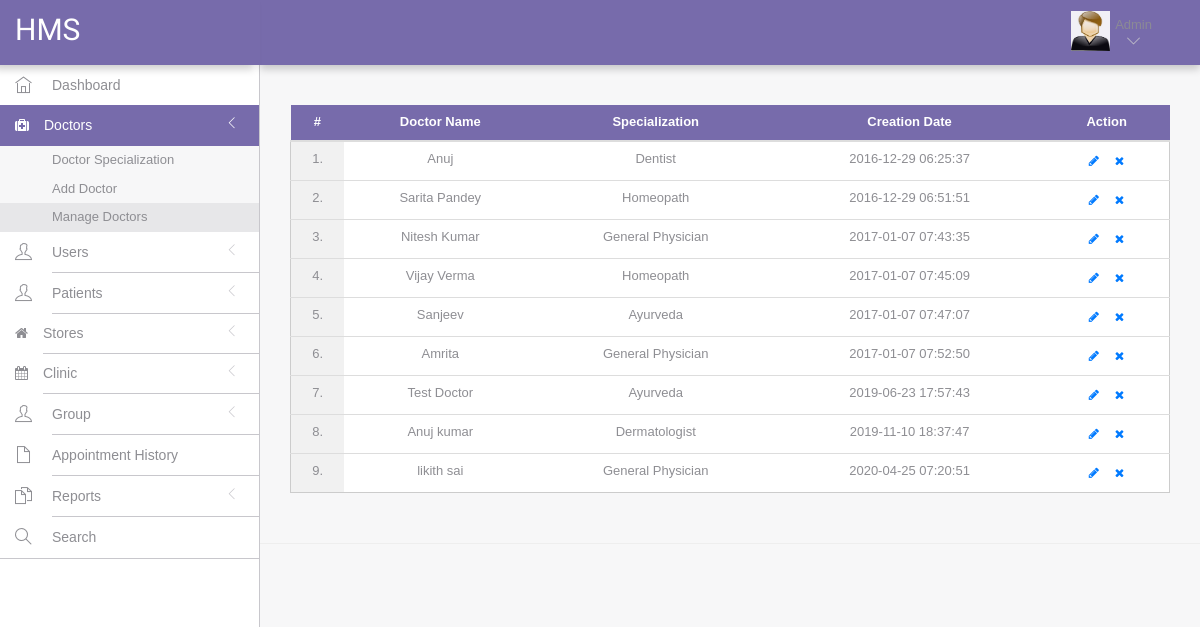
The page /hms/admin/dashboard.php?page=manageDoctor on the database its author committed.
### tables this page shows
CREATE TABLE IF NOT EXISTS `doctors` (
  `id` int(11) NOT NULL AUTO_INCREMENT,
  `specilization` varchar(255) DEFAULT NULL,
  `doctorName` varchar(255) DEFAULT NULL,
  `address` longtext,
  `docFees` varchar(255) DEFAULT NULL,
  `contactno` bigint(11) DEFAULT NULL,
  `docEmail` varchar(255) DEFAULT NULL,
  `password` varchar(255) DEFAULT NULL,
  `profile_pic` longblob NOT NULL,
  `creationDate` timestamp NULL DEFAULT CURRENT_TIMESTAMP,
  `updationDate` timestamp NULL DEFAULT NULL ON UPDATE CURRENT_TIMESTAMP,
  PRIMARY KEY (`id`)
);

### hms/admin/include/page/manageDoctor.php (the view, shortened to what this page needs)
<?php
    include( '../../include/config.php' );
?>
<div class="row">
	<div class="col-md-12">
		<table class="table table-hover table-striped" id="sample-table-1">
		    <thead>
				<tr>
					<th class="text-center btn-purple" style="color: white;">#</th>
					<th class="text-center btn-purple" style="color: white;">Doctor Name</th>
					<th class="text-center btn-purple" style="color: white;">Specialization</th>
					<th class="text-center btn-purple" style="color: white;">Creation Date </th>
					<th class="text-center btn-purple" style="color: white;">Action</th>
				</tr>
			</thead>
			<tbody>
                <?php
                    $sql = mysqli_query( $con, "select * from doctors" );
                    $cnt = 1;
                    while( $row = mysqli_fetch_array( $sql )) {
                ?>
				<tr style = "background: white !important; border: 1px solid #ccc;">
					<td class="text-center" style="background: #f1f1f1 !important;"><?php echo $cnt;?>.</td>
					<td class="text-center"><?php echo $row['doctorName'];?></td>
					<td class="text-center"><?php echo $row['specilization'];?></td>
					<td class="text-center"><?php echo $row['creationDate'];?></td>
                    <td class="text-center">
                        <div class="visible-md visible-lg hidden-sm hidden-xs">
                            <a href="dashboard.php?page=editDoctor&id=<?php echo $row['id'];?>" class="btn btn-transparent btn-xs" tooltip-placement="top" tooltip="Edit"><i class="fa fa-pencil"></i></a>
                            <a href="dashboard.php?page=manageDoctor&id=<?php echo $row['id']?>&del=delete" onClick="return confirm('Are you sure you want to delete?')"class="btn btn-transparent btn-xs tooltips" tooltip-placement="top" tooltip="Remove"><i class="fa fa-times fa fa-white"></i></a>
                        </div>
                    </td>
                </tr>
                <?php
                    $cnt = $cnt + 1;
                }
                ?>
		    </tbody>
	    </table>
    </div>
</div>

### hms/admin/dashboard.php (shortened to what this page needs)
<!DOCTYPE html>
<html lang="en">
	<head>
		<link rel="stylesheet" href="../vendor/bootstrap/css/bootstrap.min.css">
		<link rel="stylesheet" href="../vendor/fontawesome/css/font-awesome.min.css">
		<link rel="stylesheet" href="../vendor/themify-icons/themify-icons.min.css">
		<link rel="stylesheet" href="../assets/css/styles.css">
	</head>
	<body>
		<div id="app">
			<?php include('include/sidebar.php');?>
			<div class="app-content">
				<?php include('include/header.php'); ?>
				<div class="main-content" >
					<div class="wrap-content container" id="container">
						<div class="container-fluid container-fullw bg-white">
						<?php
							switch($_GET['page']) {
								case 'manageDoctor':
									include('include/page/manageDoctor.php');
									break;
							}
						?>
						</div>
					</div>
				</div>
			</div>
		</div>
	</body>
</html>

### hms/admin/include/sidebar.php (shortened to what this page needs)
<div class="sidebar app-aside navbar-fixed-top" id="sidebar">
	<div class="sidebar-container perfect-scrollbar">
		<nav>
			<ul class="main-navigation-menu">
				<li class="<?php if($_GET['page'] == "dashboard") { echo "active"; } else { echo ""; } ?>">
					<a href="dashboard.php?page=dashboard">
						<div class="item-content">
							<div class="item-media"><i class="ti-home"></i></div>
							<div class="item-inner"><span class="title"> Dashboard </span></div>
						</div>
					</a>
				</li>
				<li class="<?php if($_GET['page'] == "doctorSpecialization" || $_GET['page'] == "addDoctor" || $_GET['page'] == "manageDoctor") { echo "active"; } else { echo ""; } ?>" >
					<a href="javascript:void(0)">
						<div class="item-content">
							<div class="item-media"><i class="fa fa-medkit"></i></div>
							<div class="item-inner">
								<span class="title"> Doctors </span><i class="icon-arrow"></i>
							</div>
						</div>
					</a>
					<ul class="sub-menu">
						<li class="<?php if($_GET['page'] == "doctorSpecialization") { echo "active"; } else { echo ""; } ?>">
							<a href="dashboard.php?page=doctorSpecialization"><span class="title"> Doctor Specialization </span></a>
						</li>
						<li class="<?php if($_GET['page'] == "addDoctor") { echo "active"; } else { echo ""; } ?>">
							<a href="dashboard.php?page=addDoctor"><span class="title"> Add Doctor</span></a>
						</li>
						<li class="<?php if($_GET['page'] == "manageDoctor") { echo "active"; } else { echo ""; } ?>">
							<a href="dashboard.php?page=manageDoctor"><span class="title"> Manage Doctors </span></a>
						</li>
					</ul>
				</li>
				<li class="<?php if($_GET['page'] == "manageUser") { echo "active"; } else { echo ""; } ?>">
					<a href="javascript:void(0)">
						<div class="item-content">
							<div class="item-media"><i class="ti-user"></i></div>
							<div class="item-inner">
								<span class="title"> Users </span><i class="icon-arrow"></i>
							</div>
						</div>
					</a>
				</li>
				<li class="<?php if($_GET['page'] == "managePatient") { echo "active"; } else { echo ""; } ?>">
					<a href="javascript:void(0)">
						<div class="item-content">
							<div class="item-media"><i class="ti-user"></i></div>
							<div class="item-inner">
								<span class="title"> Patients </span><i class="icon-arrow"></i>
							</div>
						</div>
					</a>
				</li>
				<li class="<?php if($_GET['page'] == "addStore" || $_GET['page'] == "manageStore" ) { echo "active"; } else { echo ""; } ?>">
					<a href="javascript:void(0)">
						<div class="item-content">
							<div class="item-media"><i class="fa fa-home"></i></div>
							<div class="item-inner">
								<span class="title"> Stores</span><i class="icon-arrow"></i>
							</div>
						</div>
					</a>
				</li>
				<li class="<?php if($_GET['page'] == "addClinic" || $_GET['page'] == "manageClinic" ) { echo "active"; } else { echo ""; } ?>">
					<a href="javascript:void(0)">
						<div class="item-content">
							<div class="item-media"><i class="fa fa-calendar"></i></div>
							<div class="item-inner">
								<span class="title"> Clinic</span><i class="icon-arrow"></i>
							</div>
						</div>
					</a>
				</li>
				<li class="<?php if($_GET['page'] == "createGroup" || $_GET['page'] == "manageGroup") { echo "active"; } else { echo ""; } ?>">
					<a href="javascript:void(0)">
						<div class="item-content">
							<div class="item-media"><i class="ti-user"></i></div>
							<div class="item-inner">
								<span class="title"> Group </span><i class="icon-arrow"></i>
							</div>
						</div>
					</a>
				</li>
				<li class="<?php if($_GET['page'] == "appointmentHistory") { echo "active"; } else { echo ""; } ?>">
					<a href="dashboard.php?page=appointmentHistory">
						<div class="item-content">
							<div class="item-media"><i class="ti-file"></i></div>
							<div class="item-inner">
								<span class="title"> Appointment History </span>
							</div>
						</div>
					</a>
				</li>
				<li class="<?php if($_GET['page'] == "generateDataReport") { echo "active"; } else { echo ""; } ?>">
					<a href="javascript:void(0)">
						<div class="item-content">
							<div class="item-media"><i class="ti-files"></i></div>
							<div class="item-inner">
								<span class="title"> Reports </span><i class="icon-arrow"></i>
							</div>
						</div>
					</a>
				</li>
				<li class="<?php if($_GET['page'] == "search") { echo "active"; } else { echo ""; } ?>">
					<a href="dashboard.php?page=search">
						<div class="item-content">
							<div class="item-media"><i class="ti-search"></i></div>
							<div class="item-inner">
								<span class="title"> Search </span>
							</div>
						</div>
					</a>
				</li>
			</ul>
		</nav>
	</div>
</div>

### hms/admin/include/header.php (shortened to what this page needs)
<header class="navbar navbar-default navbar-static-top">
	<div class="navbar-header">
		<a class="navbar-brand" href="#">
			<h2 style="padding-top:20%; color:#fff ">HMS</h2>
		</a>
	</div>
	<div class="navbar-collapse collapse">
		<ul class="nav navbar-right">
			<li class="dropdown current-user">
				<a href class="dropdown-toggle" data-toggle="dropdown">
					<img src="../assets/images/images.jpg" class="rounded-circle" >
					<span class="username"> Admin <i class="ti-angle-down"></i></i></span>
				</a>
			</li>
		</ul>
	</div>
</header>

### rows shown on the page
doctors: doctorName "Anuj", specilization "Dentist", creationDate "2016-12-29 06:25:37"
doctors: doctorName "Sarita Pandey", specilization "Homeopath", creationDate "2016-12-29 06:51:51"
doctors: doctorName "Nitesh Kumar", specilization "General Physician", creationDate "2017-01-07 07:43:35"
doctors: doctorName "Vijay Verma", specilization "Homeopath", creationDate "2017-01-07 07:45:09"
doctors: doctorName "Sanjeev", specilization "Ayurveda", creationDate "2017-01-07 07:47:07"
doctors: doctorName "Amrita", specilization "General Physician", creationDate "2017-01-07 07:52:50"
doctors: doctorName "Test Doctor", specilization "Ayurveda", creationDate "2019-06-23 17:57:43"
doctors: doctorName "Anuj kumar", specilization "Dermatologist", creationDate "2019-11-10 18:37:47"
doctors: doctorName "likith sai", specilization "General Physician", creationDate "2020-04-25 07:20:51"
